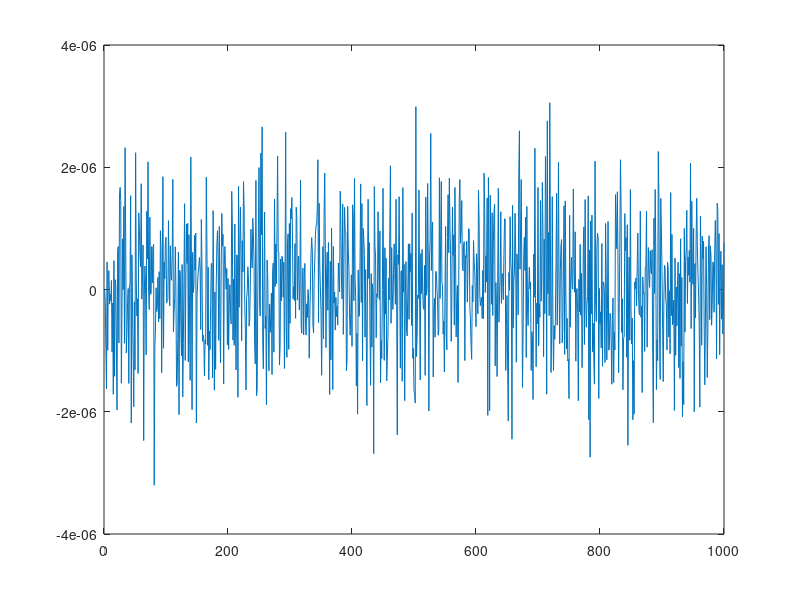

MATLAB code to generate this figure:
epsilon = 1e-6;

A_k1 = [epsilon 0; 0 epsilon];
A_k2 = -[epsilon 0; 0 epsilon];

x = [0;0];

xs = [x];

for i = 1:1000
    if mod(i,2) == 0
        x = A_k1*x+epsilon*randn(2,1);
    else
        x = A_k2*x+epsilon*randn(2,1);
    end
    xs = [xs x];
end

plot(1:1000, xs(1,1:1000))